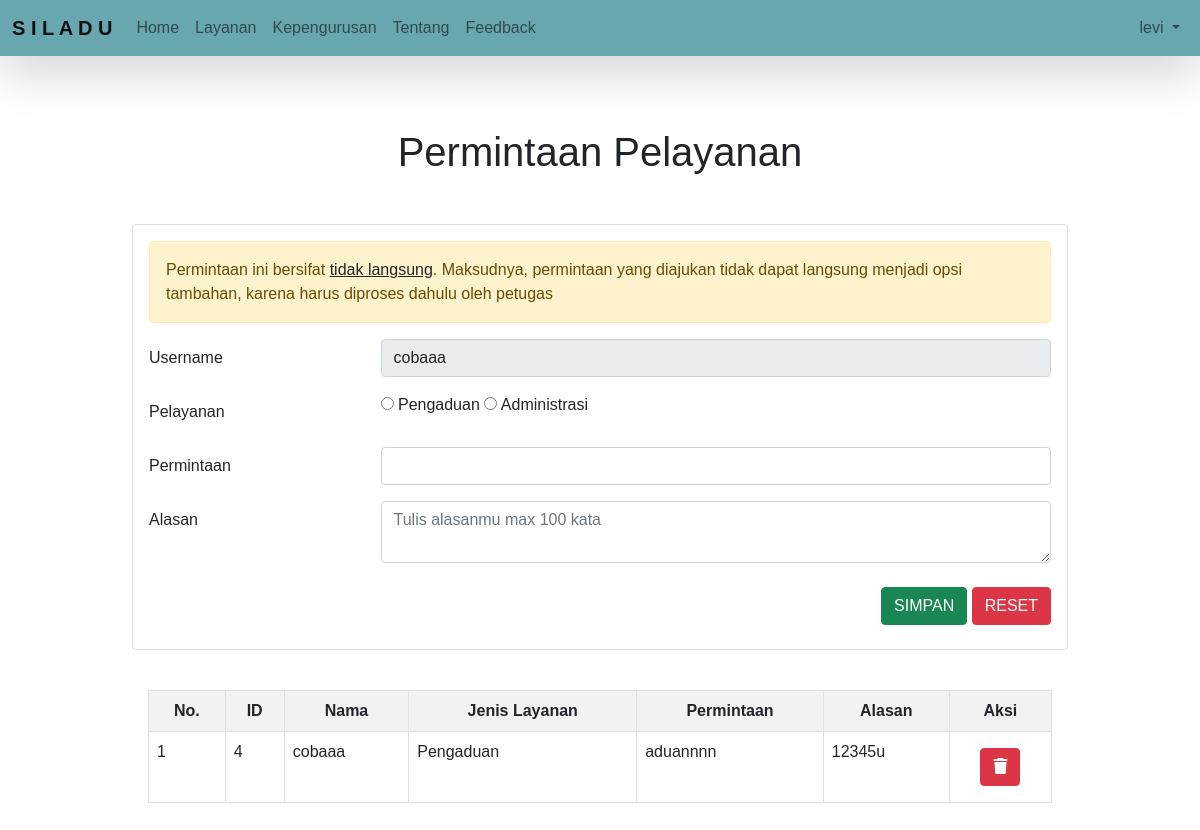
Screenshot of /pengguna/tambahan.php (signed in) with the database file from the repository.
### tables this page shows
CREATE TABLE `user` (
  `username` varchar(20) NOT NULL,
  `password` varchar(255) NOT NULL,
  `nama` varchar(50) NOT NULL,
  `email` varchar(50) NOT NULL,
  `alamat` text NOT NULL,
  `tlp` varchar(15) NOT NULL,
  `level` enum('admin','petugas','warga') NOT NULL,
  `nip` varchar(18) NOT NULL
);

CREATE TABLE `request` (
  `id` int(11) NOT NULL,
  `userId` varchar(100) NOT NULL,
  `nama` varchar(100) NOT NULL,
  `jenis` enum('Pengaduan','Administrasi') NOT NULL,
  `request` varchar(100) NOT NULL,
  `alasan` text NOT NULL
);

### pengguna/tambahan.php (the view, shortened to what this page needs)
<?php
include "../koneksi.php";
?>
<!DOCTYPE html>
<html lang="en">
<head>
    <link rel="stylesheet" href="https://cdnjs.cloudflare.com/ajax/libs/font-awesome/6.1.1/css/all.min.css">
    <link rel="stylesheet" href="https://cdn.jsdelivr.net/npm/bootstrap@5.0.2/dist/css/bootstrap.min.css" rel="stylesheet">
</head>
<body>
   <nav class="navbar navbar-expand-lg navbar-light shadow-lg fixed-top" style="background-color: #68A7AD;">
        <div class="container-fluid">
            <a class="navbar-brand" href="../home.php">S I L A D U</a>
            <div class="collapse navbar-collapse" id="navbarText">
                <ul class="navbar-nav me-auto mb-2 mb-lg-0">
                    <li class="nav-item">
                        <a class="nav-link" aria-current="page" href="../home.php">Home</a>
                    </li>
                    <li class="nav-item layanan">
                        <a class="nav-link" href="#" aria-current="page">Layanan</a>
                    </li>
                    <li class="nav-item kepengurusan">
                        <a class="nav-link" aria-current="page" href="../petugas/kepengurusan/staff.php">Kepengurusan</a>
                    </li>
                    <li class="nav-item about">
                        <a class="nav-link" href="../home.php#tentang">Tentang</a>
                    </li>
                    <li class="nav-item feedback">
                        <a class="nav-link" href="../pengguna/feedback.php">Feedback</a>
                    </li>
                </ul>
                <span class="navbar-profile">
                    <ul class="navbar-nav me-auto mb-2 mb-lg-0">
                        <li class="nav-item dropdown">
                            <a class="nav-link dropdown-toggle" href="#" id="navbarDropdownMenuLink" role="button" data-bs-toggle="dropdown" aria-expanded="false">
                                <?php $username = $_SESSION['username'];
                            echo "$username"; ?>
                            </a>
                        </li>
                    </ul>
                </span>
            </div>
        </div>
    </nav>
    <div class="container-fluid kinerja">
    <h1 class="pt-5">Permintaan Pelayanan</h1>
        <div class="card-wrap mt-5">
            <div class="card request-form">
                <div class="card-body">
                    <div class="alert alert-warning" role="alert">
                        Permintaan ini bersifat <a class="text-body">tidak langsung</a>. Maksudnya, permintaan yang diajukan tidak dapat langsung menjadi opsi tambahan, karena harus diproses dahulu oleh petugas
                    </div>
                    <form action="" method="POST" enctype="multipart/form-data">
                        <?php
                        $a = mysqli_query($koneksi, "select * from user where username='$_SESSION[username]'");
                        $tampil = mysqli_fetch_array($a);
                        ?>
                        <div class="mb-3 row">
                            <label class="col-sm-3 col-form-label text-start">Username</label>
                            <div class="col-sm-9 ">
                                <input type="text" class="form-control" name="username" value="<?= $tampil['nama'] ?>" disabled>
                            </div>
                        </div>
                        <div class="mb-3 row">
                            <label class="col-sm-3 col-form-label text-start">Pelayanan</label>
                            <div class="col-sm-9 ">
                                <input type="radio" name="jenis" value="Pengaduan"> Pengaduan
                                <input type="radio" name="jenis" value="Administrasi"> Administrasi
                            </div>
                        </div>
                        <div class="mb-3 row">
                            <label class="col-sm-3 col-form-label text-start">Permintaan</label>
                            <div class="col-sm-9 ">
                                <input type="text" class="form-control" name="spesifikasi">
                            </div>
                        </div>
                        <div class="mb-3 row">
                            <label class="col-sm-3 col-form-label text-start">Alasan</label>
                            <div class="col-sm-9">
                                <textarea class="form-control" name="deskripsi" placeholder="Tulis alasanmu max 100 kata"></textarea>
                            </div>
                        </div>
                        <div class="button-align text-end">
                            <button type="submit" name="simpan" class="btn btn-success">SIMPAN</button>
                            <button type="reset" name="reset" class="btn btn-danger">RESET</button>
                        </div>
                    </form>
                </div>
            </div>
        </div>
        <div class="card-wrap mt-4">
            <div class="card-body">
                <table class="table table-bordered table-striped">
                    <tr class="text-center">
                        <th>No.</th>
                        <th scope="col">ID</th>
                        <th scope="col">Nama</th>
                        <th scope="col">Jenis Layanan</th>
                        <th scope="col">Permintaan</th>
                        <th scope="col">Alasan</th>
                        <th scope="col">Aksi</th>
                    </tr>
                    <?php
                    $no = 1;
                    if ($_SESSION['level'] == "petugas") {
                        $a = mysqli_query($koneksi, "SELECT * FROM request");
                    } elseif ($_SESSION['level'] == "warga") {
                        $a = mysqli_query($koneksi, "SELECT * FROM request where userId='$_SESSION[username]'");
                    }
                    while ($tampil = mysqli_fetch_array($a)) : ?>
                        <tr>
                            <td><?= $no++ ?></td>
                            <td><?= $tampil['id'] ?></td>
                            <td><?= $tampil['nama'] ?></td>
                            <td><?= $tampil['jenis'] ?></td>
                            <td><?= $tampil['request'] ?></td>
                            <td><?= $tampil['alasan'] ?></td>
                            <td class="text-center">
                                <form action="" method="POST">
                                    <button type="submit" name="hapus" onclick="return confirm('Apakah yakin ingin menghapus data ini?')" class="btn btn-danger"><i class="fa-solid fa-trash"></i></button>
                                </form>
                            </td>
                        </tr>
                    <?php endwhile; ?>
                </table>
            </div>
        </div>
    </div>
    <br><br><br>
</body>
</html>

### pengguna/tambahan.php (style rules this page uses)
h1 { margin-top: 80px; text-align: center; }
body { font-family: 'Poppins', sans-serif; }
button { background-color: #2d2d44; color: white; padding: 14px 20px; margin: 8px 0; border: none; border-radius: 5px; cursor: pointer; }
.navbar-brand { font-weight: bold; color: #cdc2ae; }
.kinerja { width: 80%; }

### rows the page displays
user: username "cobaaa"
request: id "4", nama "cobaaa", jenis "Pengaduan", request "aduannnn", alasan "12345u"

### other values shown
$username "levi"
